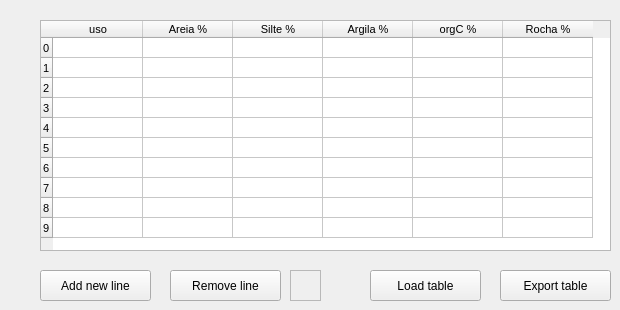
     <widget class="QWidget" name="tab_9">
      <attribute name="title">
       <string>Texture</string>
      </attribute>
      <widget class="QTableWidget" name="table_texture_musle">
       <property name="geometry">
        <rect>
         <x>40</x>
         <y>20</y>
         <width>571</width>
         <height>231</height>
        </rect>
       </property>
       <property name="font">
        <font>
         <pointsize>8</pointsize>
        </font>
       </property>
       <property name="toolTip">
        <string/>
       </property>
       <attribute name="horizontalHeaderDefaultSectionSize">
        <number>90</number>
       </attribute>
       <attribute name="horizontalHeaderMinimumSectionSize">
        <number>20</number>
       </attribute>
       <attribute name="verticalHeaderDefaultSectionSize">
        <number>20</number>
       </attribute>
       <row>
        <property name="text">
         <string>0</string>
        </property>
       </row>
       <row>
        <property name="text">
         <string>1</string>
        </property>
       </row>
       <row>
        <property name="text">
         <string>2</string>
        </property>
       </row>
       <row>
        <property name="text">
         <string>3</string>
        </property>
       </row>
       <row>
        <property name="text">
         <string>4</string>
        </property>
       </row>
       <row>
        <property name="text">
         <string>5</string>
        </property>
       </row>
       <row>
        <property name="text">
         <string>6</string>
        </property>
       </row>
       <row>
        <property name="text">
         <string>7</string>
        </property>
       </row>
       <row>
        <property name="text">
         <string>8</string>
        </property>
       </row>
       <row>
        <property name="text">
         <string>9</string>
        </property>
       </row>
       <column>
        <property name="text">
         <string>uso</string>
        </property>
       </column>
       <column>
        <property name="text">
         <string>Areia %</string>
        </property>
       </column>
       <column>
        <property name="text">
         <string>Silte %</string>
        </property>
       </column>
       <column>
        <property name="text">
         <string>Argila %</string>
        </property>
       </column>
       <column>
        <property name="text">
         <string>orgC %</string>
        </property>
       </column>
       <column>
        <property name="text">
         <string>Rocha %</string>
        </property>
       </column>
      </widget>
      <widget class="QPushButton" name="new_line_text">
       <property name="geometry">
        <rect>
         <x>40</x>
         <y>270</y>
         <width>111</width>
         <height>31</height>
        </rect>
       </property>
       <property name="text">
        <string>Add new line</string>
       </property>
      </widget>
      <widget class="QPushButton" name="exp_partext">
       <property name="geometry">
        <rect>
         <x>500</x>
         <y>270</y>
         <width>111</width>
         <height>31</height>
        </rect>
       </property>
       <property name="text">
        <string>Export table</string>
       </property>
      </widget>
      <widget class="QPushButton" name="remove_line">
       <property name="geometry">
        <rect>
         <x>170</x>
         <y>270</y>
         <width>111</width>
         <height>31</height>
        </rect>
       </property>
       <property name="text">
        <string>Remove line</string>
       </property>
      </widget>
      <widget class="QTextEdit" name="remove_line_indx">
       <property name="enabled">
        <bool>false</bool>
       </property>
       <property name="geometry">
        <rect>
         <x>290</x>
         <y>270</y>
         <width>31</width>
         <height>31</height>
        </rect>
       </property>
       <property name="minimumSize">
        <size>
         <width>1</width>
         <height>0</height>
        </size>
       </property>
       <property name="font">
        <font>
         <pointsize>7</pointsize>
        </font>
       </property>
       <property name="mouseTracking">
        <bool>false</bool>
       </property>
       <property name="overwriteMode">
        <bool>false</bool>
       </property>
      </widget>
      <widget class="QPushButton" name="load_texture">
       <property name="geometry">
        <rect>
         <x>370</x>
         <y>270</y>
         <width>111</width>
         <height>31</height>
        </rect>
       </property>
       <property name="text">
        <string>Load table</string>
       </property>
      </widget>
     </widget>
